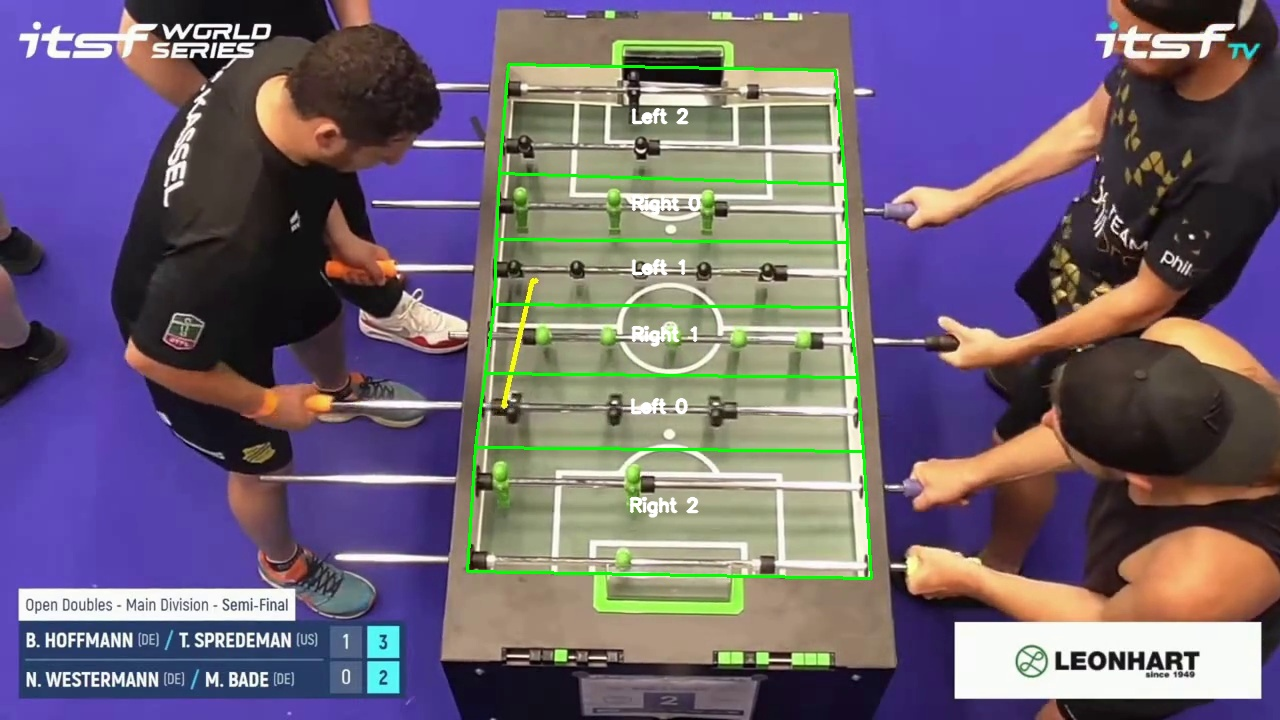
#> input picture src/calculating_statistics_based_on_videos/foosball_regions.jpg, 1280 x 720 px
$ python -i heatmap_2.py   (imports and definitions only)   (older library calls are emulated)
#> lines starting #> are read from the running program, lines starting #| are printed output that depends on the picture
#> further down, picture is the input picture: shape (720, 1280, 3); mean B, G, R 116.4, 100.2, 111.2
import json
import numpy as np
import matplotlib.pyplot as plt
import cv2
from tqdm import tqdm

def find_rotation_angle(img_array):
    """
    Finds the rotation angle of the table by detecting the dominant lines
    in the heatmap using a Hough Transform.

    Args:
        img_array (np.ndarray): The 2D numpy array of the heatmap.

    Returns:
        float: The rotation angle in degrees.
    """
    # Convert the floating point heatmap array to an 8-bit integer format for OpenCV
    # We first normalize it to the 0-255 range.
    norm_img = cv2.normalize(img_array, None, 0, 255, cv2.NORM_MINMAX, cv2.CV_8U)

    # Apply a binary threshold to isolate the brightest points
    _, thresh = cv2.threshold(norm_img, 50, 255, cv2.THRESH_BINARY)
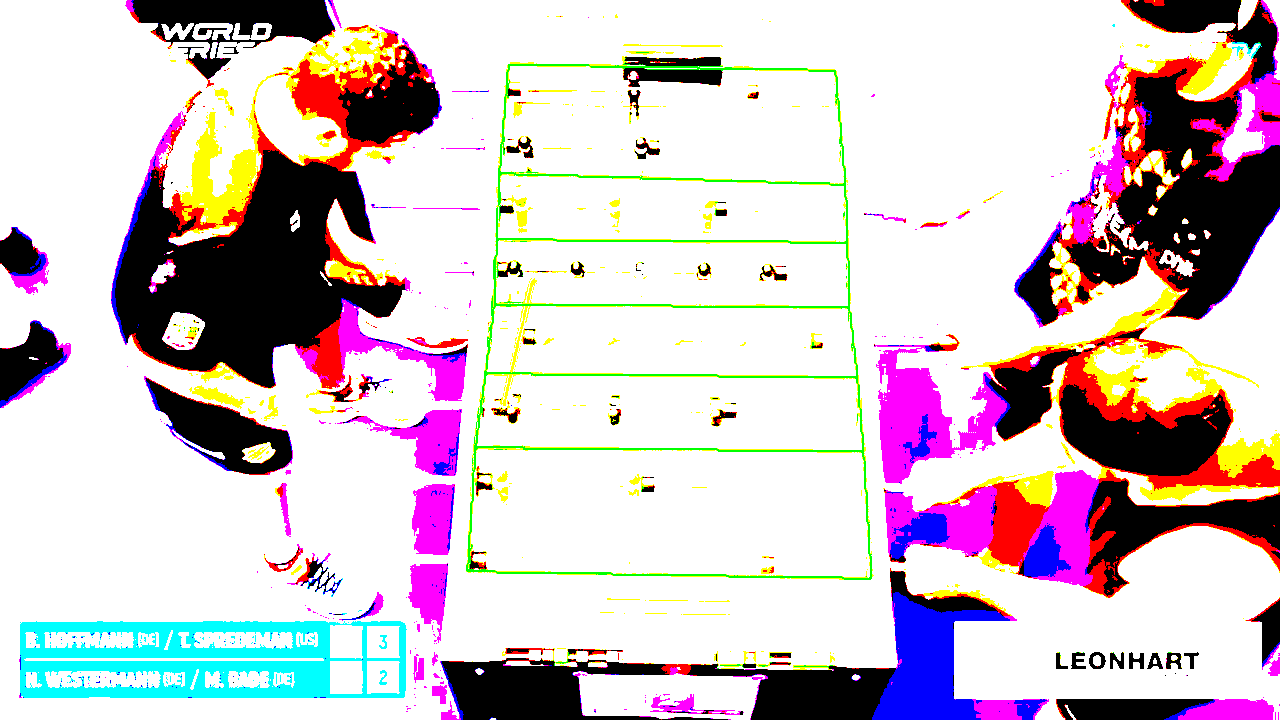
#> thresh: shape (720, 1280, 3); mean B, G, R 200.1, 194.6, 206.9

    # Apply Canny edge detection for better line detection
    edges = cv2.Canny(thresh, 50, 150, apertureSize=3)
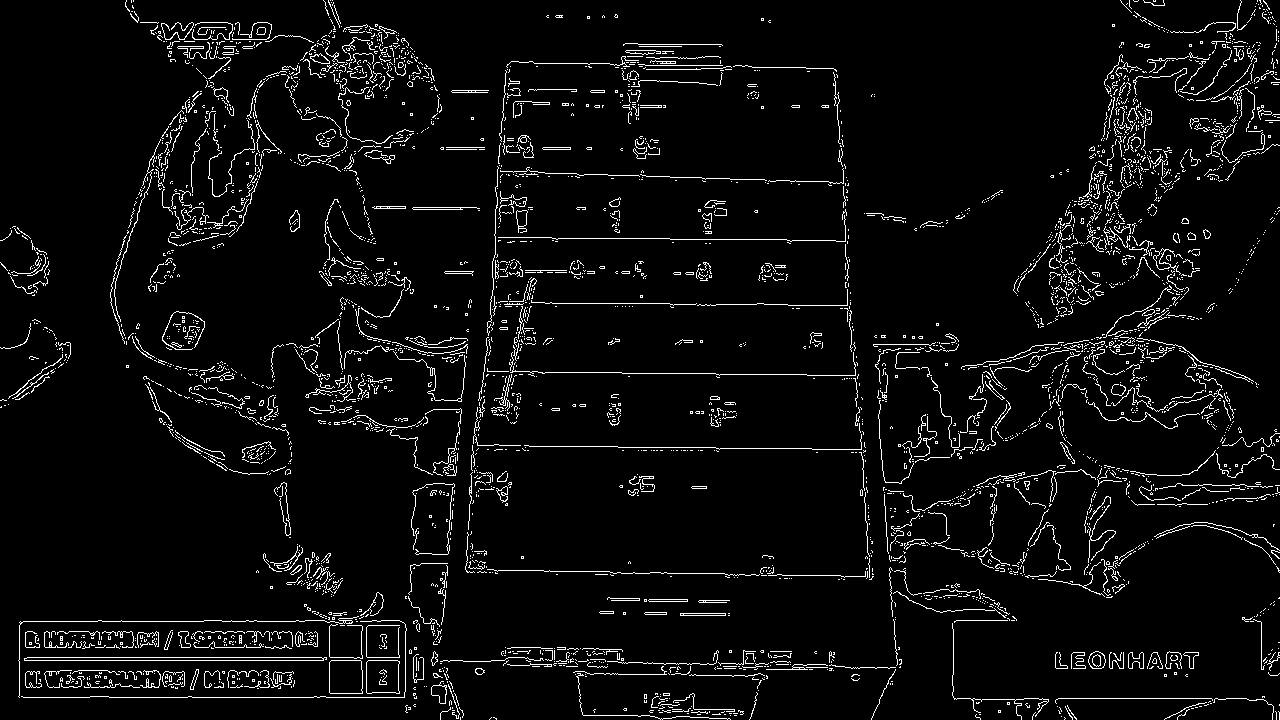
#> edges: shape (720, 1280); 4.8% white in thin lines or dots

    # Use the Probabilistic Hough Transform
    lines = cv2.HoughLinesP(edges, 1, np.pi / 180, 50, minLineLength=20, maxLineGap=10)
#> lines = 989 rows, first 6: [19, 657, 436, 657], [109, 697, 416, 697], [18, 660, 462, 660], [608, 175, 749, 179], [506, 570, 549, 570], [20, 621, 203, 621]

    if lines is None:
        print("No lines were detected in the image. Returning 0 degrees.")
        return 0.0

    angles = []
    for line in lines:
        x1, y1, x2, y2 = line[0]
        # Calculate angle and adjust to be between -90 and +90 degrees
        angle_rad = np.arctan2(y2 - y1, x2 - x1)
        angle_deg = np.rad2deg(angle_rad)
        if angle_deg > 90:
            angle_deg -= 180
        elif angle_deg < -90:
            angle_deg += 180
        angles.append(angle_deg)
#> this loop made 989 passes
#> (x1, y1, x2, y2, angle_rad, angle_deg) on passes 1 to 3: (19, 657, 436, 657, 0, 0), (109, 697, 416, 697, 0, 0), (18, 660, 462, 660, 0, 0)
#> after the loop, angles = 989 values, max 90 at index 280, min -90 at index 134, mean -6.29

    # Filter for the most dominant angle
    if angles:
        # Find the most frequent angle range
        hist, bin_edges = np.histogram(angles, bins=np.arange(-90, 91, 1))
#> hist = 180 values, max 198 at index 90, min 0 at index 10, mean 5.49; bin_edges = 181 values from -90 to 90
        dominant_bin = np.argmax(hist)
#> dominant_bin = 90
        dominant_angle = (bin_edges[dominant_bin] + bin_edges[dominant_bin+1]) / 2
#> dominant_angle = 0.5

        return dominant_angle
    else:
        return 0.0

def rotate_image(image, angle):
    """Rotates an image array around its center."""
    h, w = image.shape[:2]
    center = (w / 2, h / 2)

    # Get the rotation matrix
    rotation_matrix = cv2.getRotationMatrix2D(center, angle, 1.0)

    # Perform the rotation, preserving the image size and filling borders with black
    rotated_image = cv2.warpAffine(image, rotation_matrix, (w, h), borderValue=(0,0,0))
    return rotated_image

# --- Main Script ---

# [58 lines not run here, left out]

>>> import cv2
>>> picture = cv2.imread('../calculating_statistics_based_on_videos/foosball_regions.jpg')
>>> result = find_rotation_angle(picture)
#> result = 0.5
